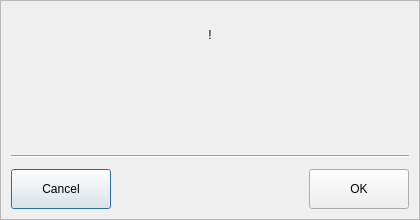
<?xml version="1.0" encoding="UTF-8"?>
<ui version="4.0">
 <class>dlgConfirm</class>
 <widget class="QDialog" name="dlgConfirm">
  <property name="geometry">
   <rect>
    <x>0</x>
    <y>0</y>
    <width>420</width>
    <height>220</height>
   </rect>
  </property>
  <property name="sizePolicy">
   <sizepolicy hsizetype="Fixed" vsizetype="Fixed">
    <horstretch>0</horstretch>
    <verstretch>0</verstretch>
   </sizepolicy>
  </property>
  <property name="minimumSize">
   <size>
    <width>420</width>
    <height>220</height>
   </size>
  </property>
  <property name="maximumSize">
   <size>
    <width>420</width>
    <height>220</height>
   </size>
  </property>
  <property name="windowTitle">
   <string>Confirm action</string>
  </property>
  <property name="modal">
   <bool>true</bool>
  </property>
  <layout class="QVBoxLayout" name="verticalLayout_2">
   <property name="leftMargin">
    <number>0</number>
   </property>
   <property name="topMargin">
    <number>0</number>
   </property>
   <property name="rightMargin">
    <number>0</number>
   </property>
   <property name="bottomMargin">
    <number>0</number>
   </property>
   <item>
    <layout class="QVBoxLayout" name="verticalLayout">
     <property name="spacing">
      <number>0</number>
     </property>
     <property name="leftMargin">
      <number>0</number>
     </property>
     <property name="topMargin">
      <number>0</number>
     </property>
     <property name="rightMargin">
      <number>0</number>
     </property>
     <property name="bottomMargin">
      <number>0</number>
     </property>
     <item>
      <widget class="QFrame" name="frameDialogSurface">
       <property name="frameShape">
        <enum>QFrame::Shape::StyledPanel</enum>
       </property>
       <property name="frameShadow">
        <enum>QFrame::Shadow::Raised</enum>
       </property>
       <layout class="QVBoxLayout" name="verticalLayout_4">
        <property name="leftMargin">
         <number>0</number>
        </property>
        <property name="topMargin">
         <number>0</number>
        </property>
        <property name="rightMargin">
         <number>0</number>
        </property>
        <property name="bottomMargin">
         <number>0</number>
        </property>
        <item>
         <layout class="QVBoxLayout" name="verticalLayoutSurface">
          <property name="spacing">
           <number>11</number>
          </property>
          <property name="leftMargin">
           <number>10</number>
          </property>
          <property name="topMargin">
           <number>10</number>
          </property>
          <property name="rightMargin">
           <number>10</number>
          </property>
          <property name="bottomMargin">
           <number>10</number>
          </property>
          <item>
           <widget class="QLabel" name="lblDialogIcon">
            <property name="minimumSize">
             <size>
              <width>48</width>
              <height>48</height>
             </size>
            </property>
            <property name="text">
             <string notr="true">!</string>
            </property>
            <property name="alignment">
             <set>Qt::AlignmentFlag::AlignCenter</set>
            </property>
           </widget>
          </item>
          <item>
           <widget class="QLabel" name="lblDialogTitle">
            <property name="text">
             <string/>
            </property>
            <property name="alignment">
             <set>Qt::AlignmentFlag::AlignCenter</set>
            </property>
           </widget>
          </item>
          <item>
           <widget class="QLabel" name="lblDialogText">
            <property name="minimumSize">
             <size>
              <width>0</width>
              <height>44</height>
             </size>
            </property>
            <property name="text">
             <string/>
            </property>
            <property name="alignment">
             <set>Qt::AlignmentFlag::AlignCenter</set>
            </property>
           </widget>
          </item>
          <item>
           <widget class="Line" name="lineSeparator">
            <property name="orientation">
             <enum>Qt::Orientation::Horizontal</enum>
            </property>
           </widget>
          </item>
          <item>
           <layout class="QHBoxLayout" name="horizontalLayoutButtons">
            <property name="spacing">
             <number>10</number>
            </property>
            <item>
             <widget class="QPushButton" name="btnDialogCancel">
              <property name="minimumSize">
               <size>
                <width>100</width>
                <height>40</height>
               </size>
              </property>
              <property name="cursor">
               <cursorShape>PointingHandCursor</cursorShape>
              </property>
              <property name="text">
               <string>Cancel</string>
              </property>
             </widget>
            </item>
            <item>
             <spacer name="horizontalSpacer">
              <property name="orientation">
               <enum>Qt::Orientation::Horizontal</enum>
              </property>
              <property name="sizeHint" stdset="0">
               <size>
                <width>40</width>
                <height>20</height>
               </size>
              </property>
             </spacer>
            </item>
            <item>
             <widget class="QPushButton" name="btnDialogConfirm">
              <property name="minimumSize">
               <size>
                <width>100</width>
                <height>40</height>
               </size>
              </property>
              <property name="cursor">
               <cursorShape>PointingHandCursor</cursorShape>
              </property>
              <property name="text">
               <string>OK</string>
              </property>
             </widget>
            </item>
           </layout>
          </item>
         </layout>
        </item>
       </layout>
      </widget>
     </item>
    </layout>
   </item>
  </layout>
 </widget>
 <resources/>
 <connections/>
</ui>
